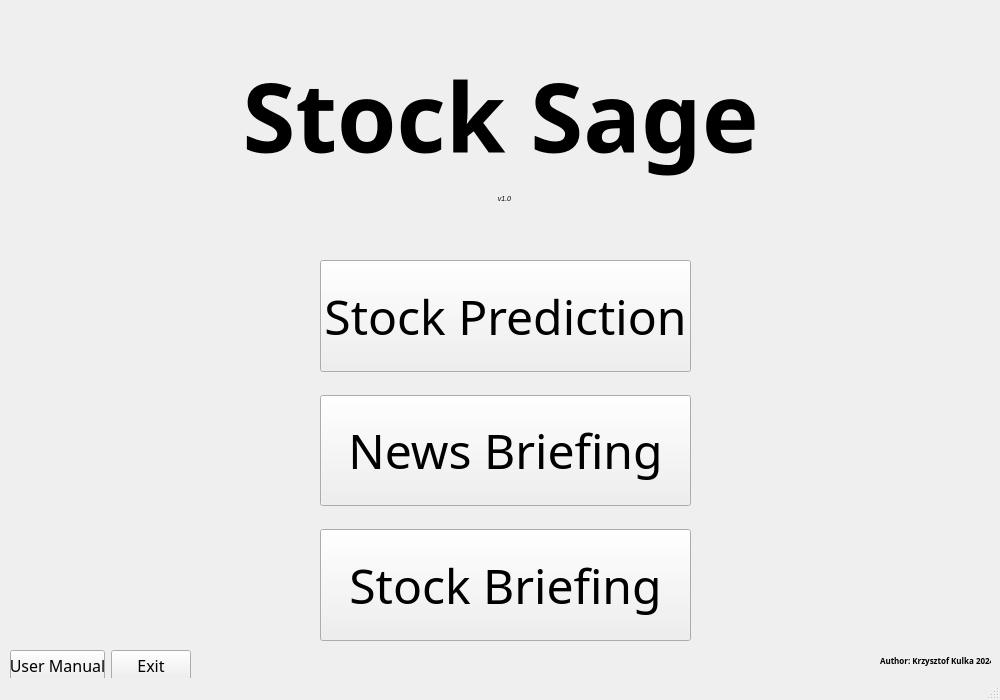
<?xml version="1.0" encoding="UTF-8"?>
<ui version="4.0">
 <class>MainMenuWindow</class>
 <widget class="QMainWindow" name="MainMenuWindow">
  <property name="geometry">
   <rect>
    <x>0</x>
    <y>0</y>
    <width>1000</width>
    <height>700</height>
   </rect>
  </property>
  <property name="sizePolicy">
   <sizepolicy hsizetype="Fixed" vsizetype="Fixed">
    <horstretch>0</horstretch>
    <verstretch>0</verstretch>
   </sizepolicy>
  </property>
  <property name="minimumSize">
   <size>
    <width>1000</width>
    <height>700</height>
   </size>
  </property>
  <property name="maximumSize">
   <size>
    <width>1000</width>
    <height>700</height>
   </size>
  </property>
  <property name="windowTitle">
   <string>Stock Sage</string>
  </property>
  <property name="windowIcon">
   <iconset>
    <normaloff>stock_sage_icon_v2.png</normaloff>stock_sage_icon_v2.png</iconset>
  </property>
  <widget class="QWidget" name="centralwidget">
   <widget class="QLabel" name="labelTitle">
    <property name="geometry">
     <rect>
      <x>10</x>
      <y>30</y>
      <width>981</width>
      <height>171</height>
     </rect>
    </property>
    <property name="font">
     <font>
      <family>Verdana Pro Cond Semibold</family>
      <pointsize>72</pointsize>
      <bold>true</bold>
     </font>
    </property>
    <property name="text">
     <string>Stock Sage</string>
    </property>
    <property name="textFormat">
     <enum>Qt::TextFormat::AutoText</enum>
    </property>
    <property name="scaledContents">
     <bool>false</bool>
    </property>
    <property name="alignment">
     <set>Qt::AlignmentFlag::AlignCenter</set>
    </property>
   </widget>
   <widget class="QLabel" name="label">
    <property name="geometry">
     <rect>
      <x>880</x>
      <y>650</y>
      <width>111</width>
      <height>21</height>
     </rect>
    </property>
    <property name="font">
     <font>
      <family>Yu Gothic UI Semibold</family>
      <pointsize>6</pointsize>
      <italic>false</italic>
      <bold>true</bold>
     </font>
    </property>
    <property name="text">
     <string>Author: Krzysztof Kulka 2024</string>
    </property>
   </widget>
   <widget class="QLabel" name="label_2">
    <property name="geometry">
     <rect>
      <x>480</x>
      <y>190</y>
      <width>49</width>
      <height>16</height>
     </rect>
    </property>
    <property name="font">
     <font>
      <pointsize>5</pointsize>
      <italic>true</italic>
     </font>
    </property>
    <property name="text">
     <string>v1.0</string>
    </property>
    <property name="alignment">
     <set>Qt::AlignmentFlag::AlignCenter</set>
    </property>
   </widget>
   <widget class="QWidget" name="layoutWidget">
    <property name="geometry">
     <rect>
      <x>310</x>
      <y>250</y>
      <width>391</width>
      <height>401</height>
     </rect>
    </property>
    <layout class="QVBoxLayout" name="verticalLayout">
     <property name="spacing">
      <number>23</number>
     </property>
     <property name="sizeConstraint">
      <enum>QLayout::SizeConstraint::SetNoConstraint</enum>
     </property>
     <property name="leftMargin">
      <number>10</number>
     </property>
     <property name="topMargin">
      <number>10</number>
     </property>
     <property name="rightMargin">
      <number>10</number>
     </property>
     <property name="bottomMargin">
      <number>10</number>
     </property>
     <item>
      <widget class="QPushButton" name="pushButtonStockPrediction">
       <property name="sizePolicy">
        <sizepolicy hsizetype="Minimum" vsizetype="Minimum">
         <horstretch>0</horstretch>
         <verstretch>0</verstretch>
        </sizepolicy>
       </property>
       <property name="font">
        <font>
         <family>Bahnschrift Condensed</family>
         <pointsize>36</pointsize>
        </font>
       </property>
       <property name="text">
        <string>Stock Prediction</string>
       </property>
      </widget>
     </item>
     <item>
      <widget class="QPushButton" name="pushButtonNewsBriefing">
       <property name="sizePolicy">
        <sizepolicy hsizetype="Minimum" vsizetype="Minimum">
         <horstretch>0</horstretch>
         <verstretch>0</verstretch>
        </sizepolicy>
       </property>
       <property name="font">
        <font>
         <family>Bahnschrift Condensed</family>
         <pointsize>36</pointsize>
        </font>
       </property>
       <property name="text">
        <string>News Briefing</string>
       </property>
      </widget>
     </item>
     <item>
      <widget class="QPushButton" name="pushButtonStockBriefing">
       <property name="sizePolicy">
        <sizepolicy hsizetype="Minimum" vsizetype="Minimum">
         <horstretch>0</horstretch>
         <verstretch>0</verstretch>
        </sizepolicy>
       </property>
       <property name="font">
        <font>
         <family>Bahnschrift Condensed</family>
         <pointsize>36</pointsize>
        </font>
       </property>
       <property name="text">
        <string>Stock Briefing</string>
       </property>
      </widget>
     </item>
    </layout>
   </widget>
   <widget class="QWidget" name="">
    <property name="geometry">
     <rect>
      <x>10</x>
      <y>650</y>
      <width>181</width>
      <height>31</height>
     </rect>
    </property>
    <layout class="QHBoxLayout" name="horizontalLayout">
     <item>
      <widget class="QPushButton" name="pushButtonUserManual">
       <property name="font">
        <font>
         <family>Bahnschrift Condensed</family>
         <pointsize>12</pointsize>
        </font>
       </property>
       <property name="text">
        <string>User Manual</string>
       </property>
      </widget>
     </item>
     <item>
      <widget class="QPushButton" name="pushButtonUserManualExit">
       <property name="font">
        <font>
         <family>Bahnschrift Condensed</family>
         <pointsize>12</pointsize>
        </font>
       </property>
       <property name="text">
        <string>Exit</string>
       </property>
      </widget>
     </item>
    </layout>
   </widget>
  </widget>
  <widget class="QStatusBar" name="statusbar"/>
 </widget>
 <resources/>
 <connections/>
</ui>
